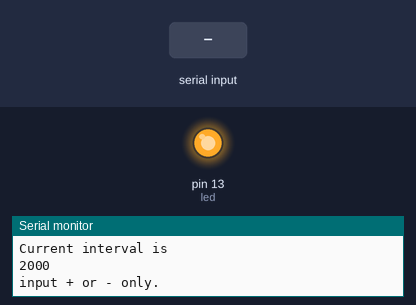
The sketch below on a simulated Arduino Uno, built with avr-gcc and run on an emulated ATmega328P. Shown: output pins drawn as LEDs (lit = HIGH), the last lines printed to the serial monitor. The inputs (shaded band) are chosen by the test bench.

Above: at 1.2 s.
1.3 s: "-" received over Serial
At 7.0 s:
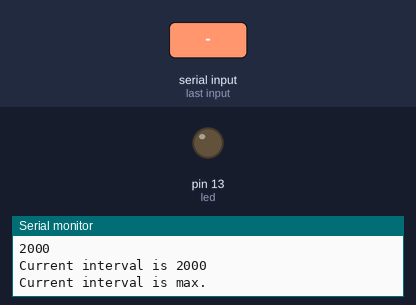
Timing chart, 0 to 10.3 s (numbered marks = the images above; inputs shaded):
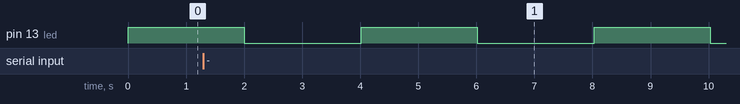

The sketch:

hw1-1.ino
```cpp
int led = 13;
int initial = 2000;
int interval = initial;
int delta = 100;
char cmd;

void setup() {
  pinMode(led, OUTPUT);
  Serial.begin(9600);
}

// loop
void loop() {
  Serial.println("Current interval is ");
  Serial.println(interval);
  if (Serial.available() > 0)
    cmd = Serial.read();

  switch (cmd) {
  case '+':
    if (interval >= delta)
      interval -= delta;
    else {
      Serial.print("Current interval is ");
      Serial.println(interval);
      Serial.print("Current interval is min. ");
    };
    break;

  case '-':
    if (interval < initial)
      interval += delta;
    else {
      Serial.print("Current interval is ");
      Serial.println(interval);
      Serial.print("Current interval is max. ");
    };
    break;

  default:
    Serial.println("input + or - only.");
  }
  digitalWrite(led, HIGH);
  delay(interval);
  digitalWrite(led, LOW);
  delay(interval);
}
```

Measured:
- by itself, pin 13 (led): alternates HIGH for 2.0 s and LOW for 2.0 s
